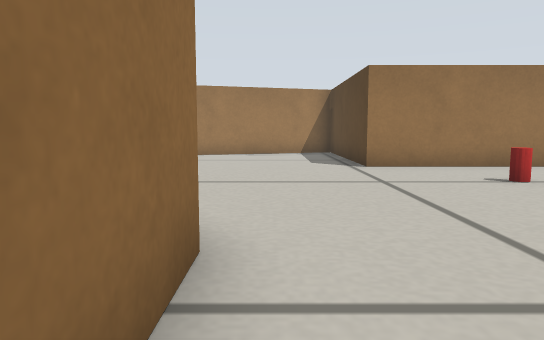
[1] (above)

17 first-person views from a walk through a world built for the Gazebo simulator. The camera is 0.19 m above the floor, tilts 6° down and sees 70° across. The floor is counted in squares, 0.2 m on a side. Each view is taken from the middle of a square. On the plan, view 1 faces up. The plan holds only what a view shows up to about 13 squares ahead; the rest is blank. Some stock models are drawn as simple stand-ins.

[2]
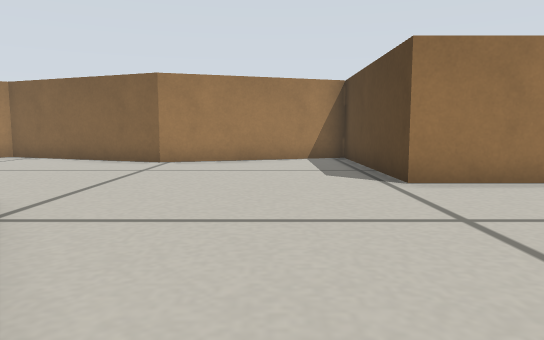

[3]
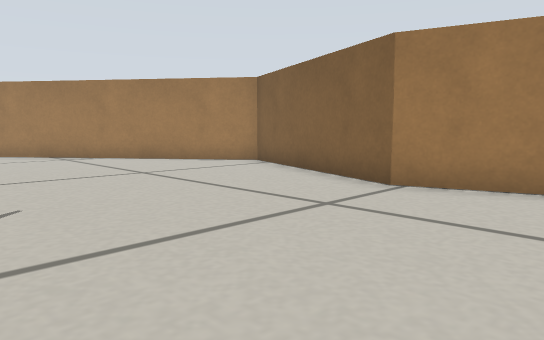

[4]
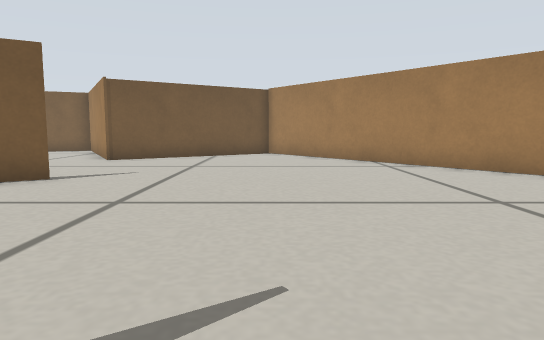

[5]
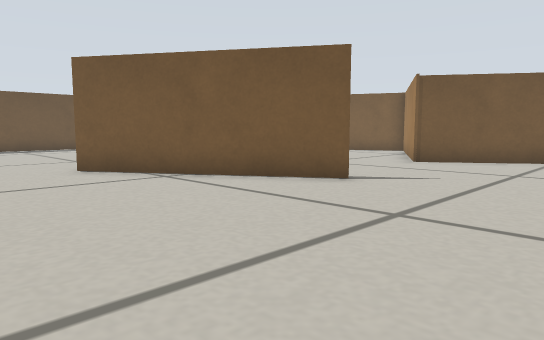

[6]
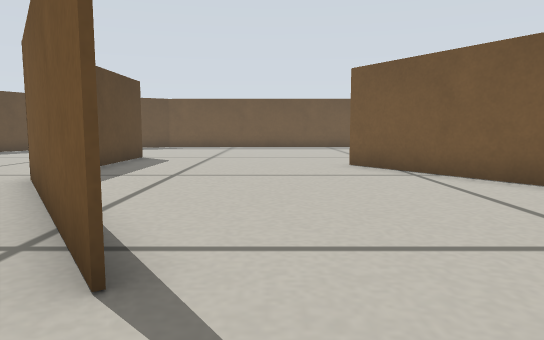

[7]
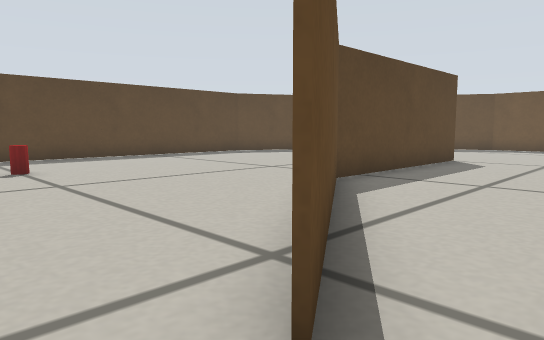

[8]
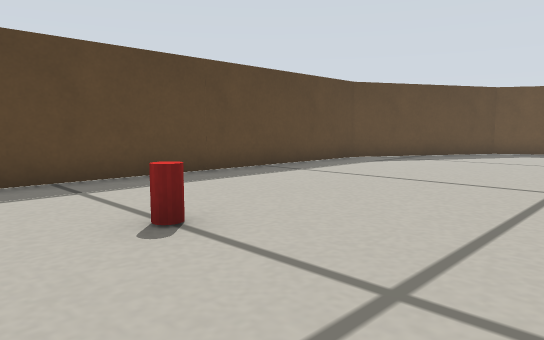

[9]
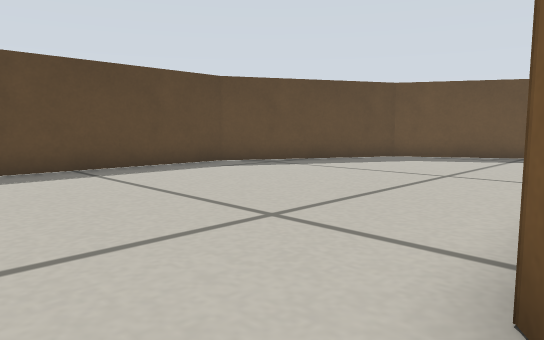

[10]
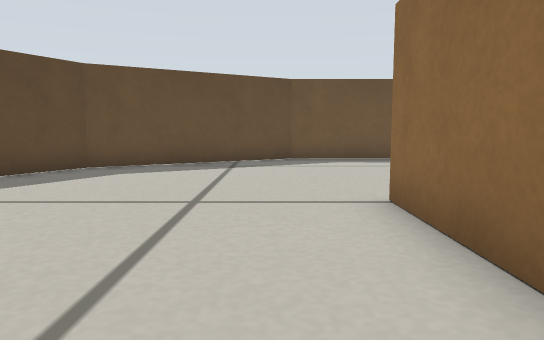

[11]
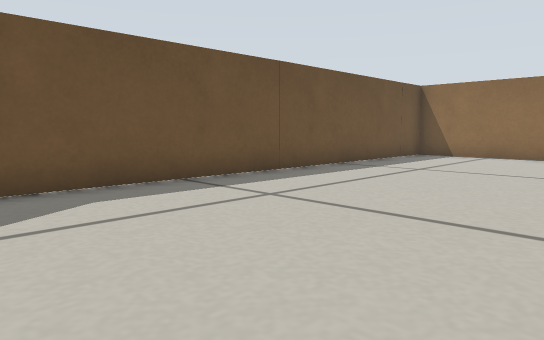

[12]
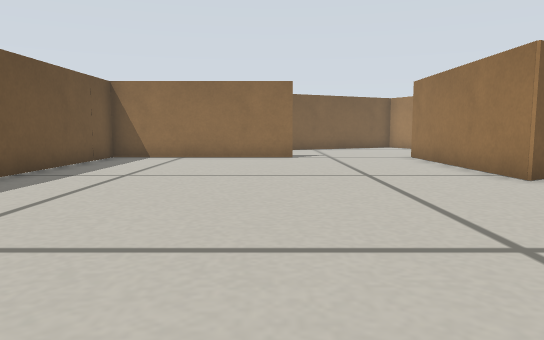

[13]
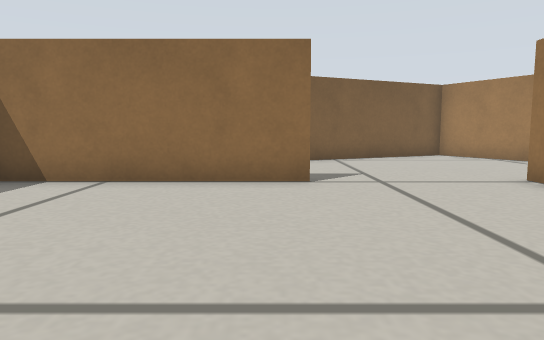

[14]
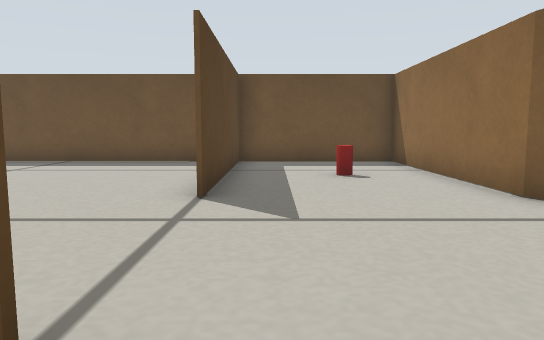

[15]
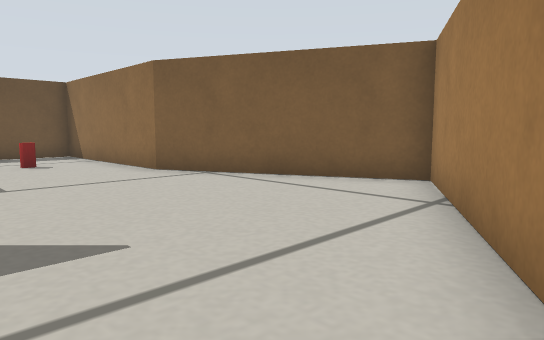

[16]
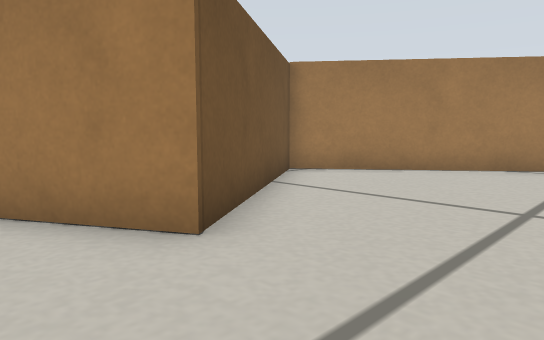

[17]
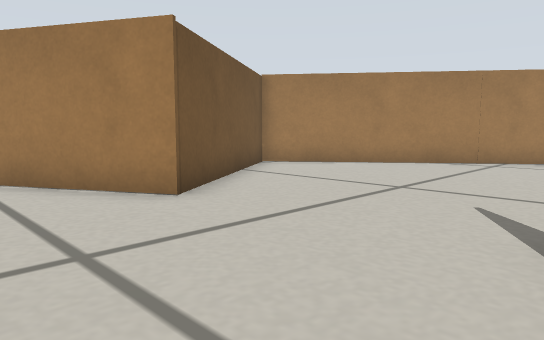

### Floor plan
Points are (right, up) in squares from view 1. A wall is a line through its corners. A room is listed if a view was taken in it or the views show most of it. See-through windows are left out.
Room 1 (views 1, 2, 3, 4, 5, 6, 7, 8, 9, 10, 11, 12, 13, 14, 15, 16, 17)
walls: (-0.6, 2.9) (-4, 7.8) (-0.6, 2.9) (-0.6, -3.1) (-0.6, 2.9); (-10.3, 4.9) (-7, -0.3) (-13.1, -0.3); (6.9, 9.7) (2.4, 9.7) (2.4, 15.8) (-3.2, 14) (-8.8, 16.2) (-18.3, 8.9) (-14.9, 3.9) (-20.1, 1.1) (-17.5, -4.3) (-17.5, -10.3) (0.5, -10.3) (5.5, -7.5) (8.3, -2.2) (8.3, 7.8); (-13, -10.2) (-13, -4.2) (-13, -10.4)
objects: drink can (-16, -7); drink can (4, 7)

Where each view was taken, in squares from view 1:
view 1: 0 up, 0 right, facing up
view 2: 3 up, 0 right, facing up
view 3: 8 up, 0 right, facing up-left
view 4: 9 up, 3 left, facing left
view 5: 9 up, 4 left, facing down-left
view 6: 10 up, 5 left, facing down
view 7: 9 up, 5 left, facing down-right
view 8: 9 up, 1 right, facing down-right
view 9: 5 up, 1 left, facing down-right
view 10: 2 up, 1 right, facing down
view 11: 4 down, 1 right, facing down-left
view 12: 5 down, 0 right, facing left
view 13: 5 down, 6 left, facing left
view 14: 1 up, 14 left, facing down
view 15: 4 up, 13 left, facing down-left
view 16: 2 up, 12 left, facing up-left
view 17: 1 up, 10 left, facing up-left
